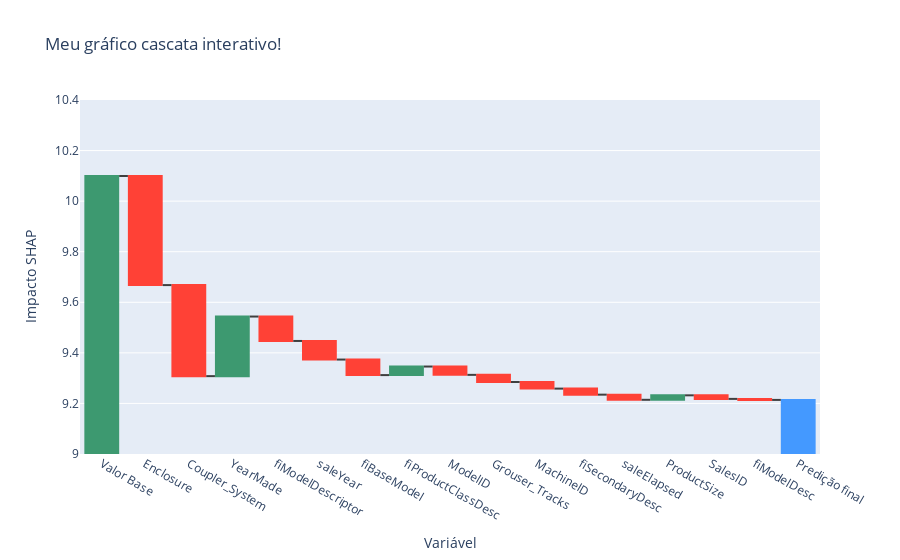

Source (notebook cell):
### Code cell
fig.update_layout({
    'title': 'Meu gráfico cascata interativo!',
    'yaxis_range': (9,10.4),
    'xaxis_title': 'Variável',
    'yaxis_title': 'Impacto SHAP'
})

### Figure 1 — Plotly figure (JSON) as saved in the notebook; plotly's stock layout.template omitted (floating-point values rounded to 4 significant figures)
{"data": [{"connector": {"line": {"color": "rgb(63, 63, 63)"}}, "hovertext": ["Valor Base", 1, 2, 2003, 0, 1319500800, 0, 1, 17439, 2011, 2313207, 0, 1197, 40, 4380869, 3391, "Valor final"], "measure": ["relative", "relative", "relative", "relative", "relative", "relative", "relative", "relative", "relative", "relative", "relative", "relative", "relative", "relative", "relative", "relative", "total"], "name": "20", "orientation": "v", "textposition": "outside", "type": "waterfall", "x": ["Valor Base", "Enclosure", "Coupler_System", "YearMade", "fiModelDescriptor", "saleYear", "fiBaseModel", "fiProductClassDesc", "ModelID", "Grouser_Tracks", "MachineID", "fiSecondaryDesc", "saleElapsed", "ProductSize", "SalesID", "fiModelDesc", "Predição final"], "y": [10.1, -0.4314, -0.3601, 0.2357, -0.09658, -0.07356, -0.06142, 0.03385, -0.03293, -0.02826, -0.02614, -0.02389, -0.02034, 0.01765, -0.01408, -0.004021, 9.214]}], "layout": {"title": {"text": "Meu gráfico cascata interativo!"}, "xaxis": {"title": {"text": "Variável"}}, "yaxis": {"range": [9, 10.4], "title": {"text": "Impacto SHAP"}}}}
